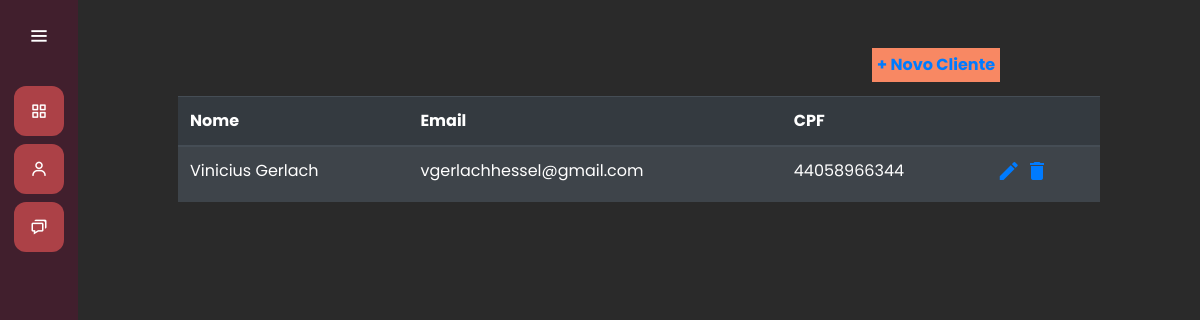
Before: /clientes/ with the older database file.
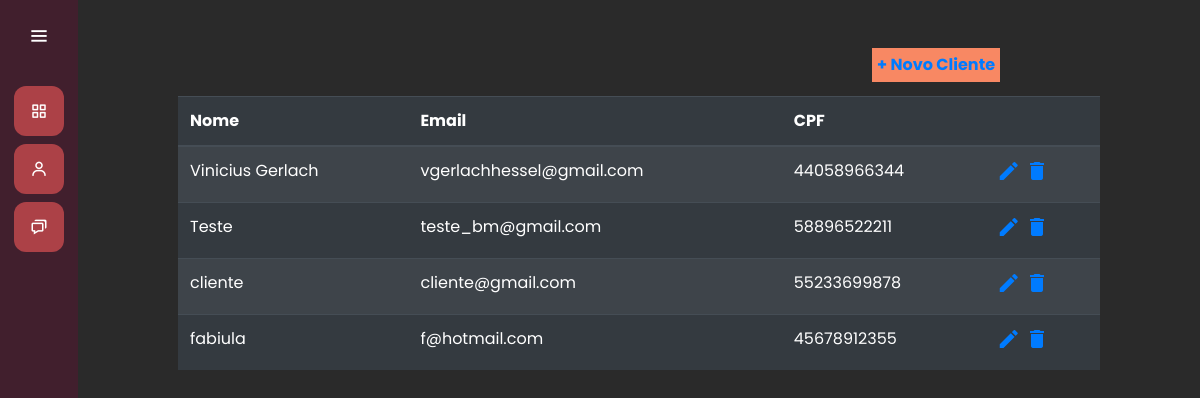
After: the same page with the newer database file.
### clientes/models.py (models this page shows, shortened)
class Cliente(models.Model):
    nome_completo = models.CharField(max_length=80, default=True)
    email = models.EmailField(max_length=50)
    cpf = models.CharField(max_length=11)

### clientes/views.py (the view)
# urls.py: path('', views.clientes, name="clientes"),
def clientes(request):
    if request.method == "GET":
        clientes = Cliente.objects.all()
        return render(request, 'clientes.html', {'clientes': clientes})

### clientes/templates/clientes.html (shortened to what this page needs)
{% extends "base.html" %}
{% load static %}
{% block 'head' %}
    <link rel="stylesheet" href="{% static 'clientes/css/clientes.css' %}">
    <link rel="stylesheet" href="{% static 'clientes/css/lista_clientes.css' %}">
{% endblock %}
{% block 'dashboard' %}
    <br>
    <br>
    <div class="container-fluid distanciamento">
        <div>
            <a class="btn-add-clientes" href="{% url 'novo_cliente' %}">+ Novo Cliente</a>
            <br>
            <br>
            <table class="table table-striped table-dark">
                <thead>
                    <tr>
                        <th scope="col">Nome</th>
                        <th scope="col">Email</th>
                        <th scope="col">CPF</th>
                        <th scope="col"></th>
                    </tr>
                </thead>
                <tbody>
                    {% for cliente in clientes %}
                    <tr>
                        <td>{{cliente.nome_completo}}</td>
                        <td>{{cliente.email}}</td>
                        <td>{{cliente.cpf}}</td>
                        <td class="actions">
                            <a href="{% url 'atualizar_cliente' cliente.id %}" class="edit" title="Editar" data-toggle="tooltip"><i class="material-icons">&#xE254;</i></a>
                            <a onclick="deletar_cliente(this)" class="delete" id="id_cliente" value="{{cliente.id}}" title="Excluir" data-toggle="tooltip"><i class="material-icons">&#xE872;</i></a>
                        </td>
                    </tr>
                    {% endfor %}
                </tbody>
            </table>
        </div>
    </div>
{% endblock %}

### templates/base.html (shortened to what this page needs)
{% load static %}
<!doctype html>
<html lang="pt-BR">
  <head>
    <link rel="stylesheet" href="https://cdn.jsdelivr.net/npm/bootstrap@4.6.1/dist/css/bootstrap.min.css">
    <link rel="stylesheet" href="{% static 'general/css/base.css' %}">
    <link rel="stylesheet" href="{% static 'general/css/general.css' %}">
    <link rel="stylesheet" href="https://unpkg.com/boxicons@2.0.7/css/boxicons.min.css">
    {% block 'head' %}{% endblock %}
  </head>
  <body>
    <div class="sidebar">
        <div class="logo-details">
            <i class='bx bx-menu' id="btn" ></i>
        </div>
        <ul class="nav-list">
          <li>
            <a href="#">
              <i class='bx bx-grid-alt'></i>
            </a>
          </li>
          <li>
            <a href="{% url 'clientes' %}">
              <i class='bx bx-user' ></i>
            </a>
          </li>
          <li>
            <a href="{% url 'servicos' %}">
              <i class='bx bx-chat' ></i>
            </a>
          </li>
        </ul>
      </div>
      <section class="home-section">
          {% block 'dashboard'%}
          {% endblock %}
      </section>
  </body>
</html>

### templates/static/general/css/base.css (style rules this page uses)
* { margin: 0; padding: 0; box-sizing: border-box; font-family: "Poppins" , sans-serif; }
.sidebar { position: fixed; left: 0; top: 0; height: 100%; width: 78px; background: var(--dark-color); padding: 6px 14px; z-index: 99; transition: all 0.5s ease; }
.sidebar .logo-details { height: 60px; display: flex; align-items: center; position: relative; }
.sidebar .logo-details #btn { position: absolute; top: 50%; right: 0; transform: translateY(-50%); font-size: 22px; transition: all 0.4s ease; font-size: 23px; text-align: center; cursor: pointer; transition: all 0.5s ease; }
.sidebar i { color: #fff; height: 60px; min-width: 50px; font-size: 28px; text-align: center; line-height: 60px; }
.sidebar .nav-list { margin-top: 20px; height: 100%; }
.sidebar li { position: relative; margin: 8px 0; list-style: none; }
.sidebar li a { display: flex; height: 100%; width: 100%; border-radius: 12px; align-items: center; text-decoration: none; transition: all 0.4s ease; background: var(--main-color); }
.sidebar li i { height: 50px; line-height: 50px; font-size: 18px; border-radius: 12px; }
.home-section { position: relative; min-height: 100vh; top: 0; background: #2A2A2A; left: 78px; color: white; width: calc(100% - 78px); transition: all 0.5s ease; z-index: 2; }

### templates/static/general/css/general.css (style rules this page uses)
:root { --main-color: #ac4147; --dark-color: #411f2d; --light-color: #ffc27f; --contrast-color: #f88863; --differential-color: #ffe29a; }

### templates/static/clientes/css/lista_clientes.css (style rules this page uses)
.distanciamento { padding-left: 100px; padding-right: 100px; }
.actions { cursor: pointer; }
.btn-add-clientes { background-color: var(--contrast-color); padding: 5px; font-weight: bold; cursor: pointer; float: right; margin-right: 100px; }
.material-icons { cursor: pointer; }

Changed rows visible on the page:
added Cliente: nome_completo "Teste", email "teste_bm@gmail.com", cpf "58896522211", {{ cliente.id }} 17 (drawn)
added Cliente: nome_completo "cliente", email "cliente@gmail.com", cpf "55233699878", {{ cliente.id }} 19 (drawn)
added Cliente: nome_completo "fabiula", email "f@hotmail.com", cpf "45678912355", {{ cliente.id }} 20 (drawn)
